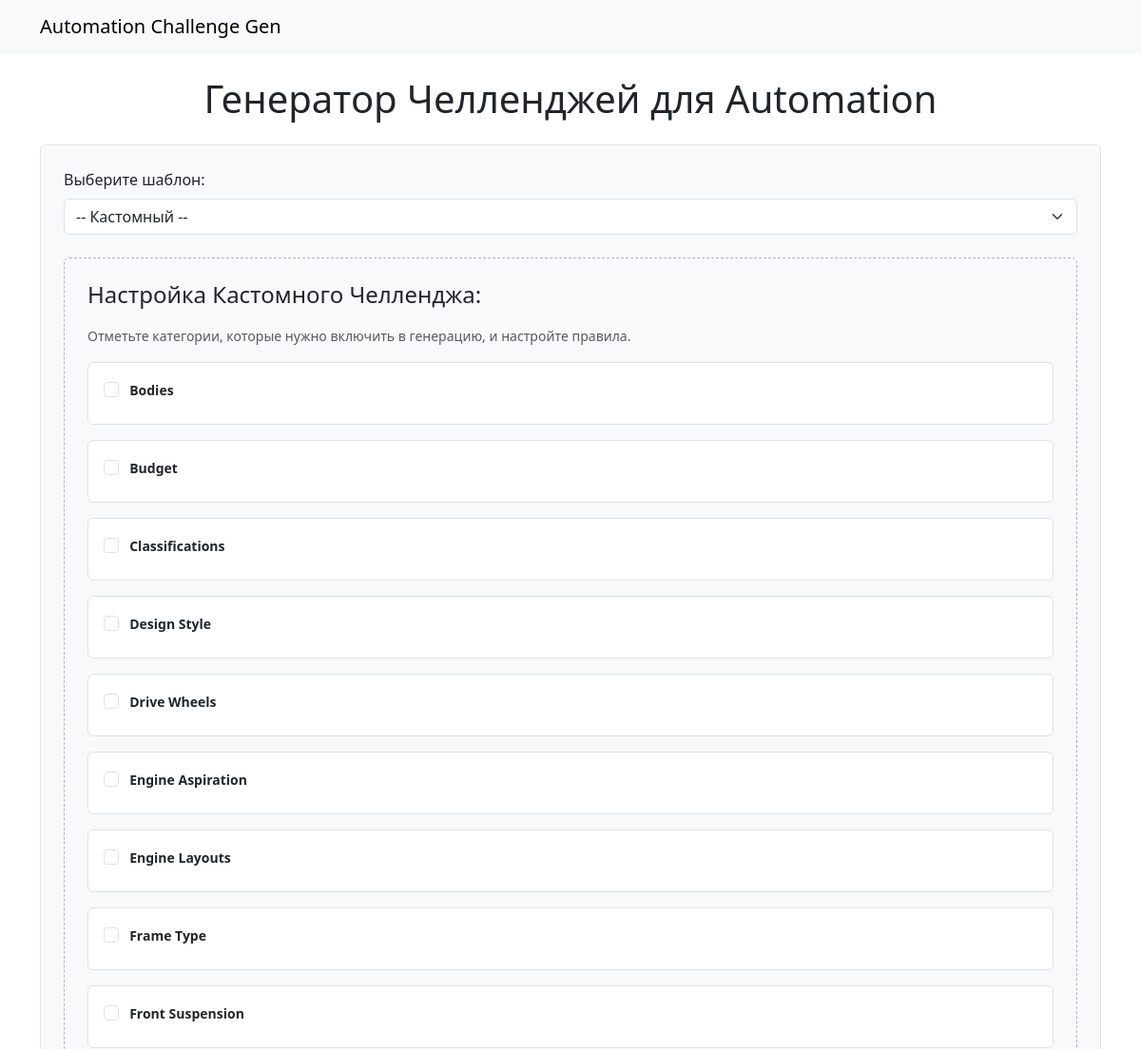
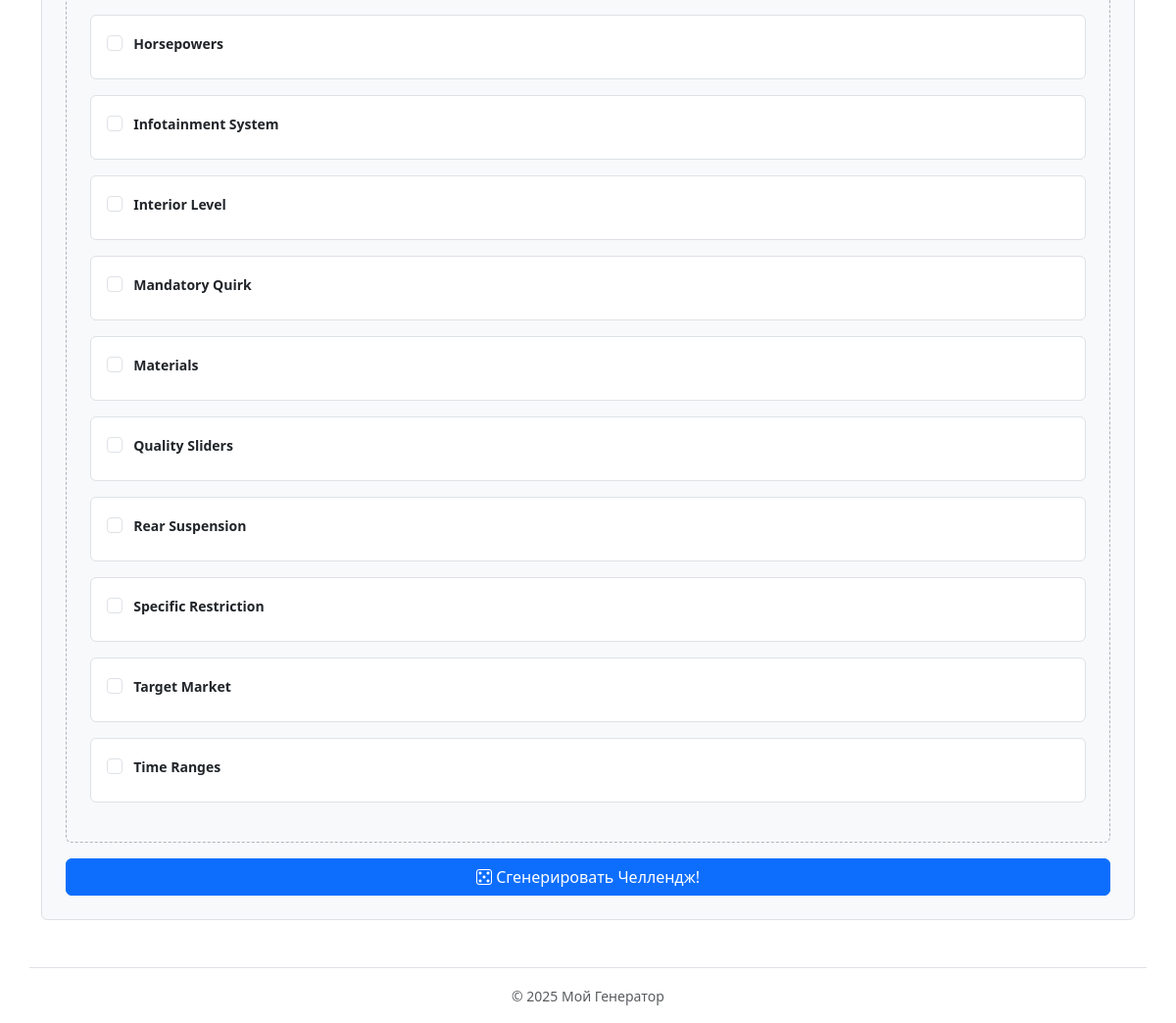
The page / on the database its author committed (2 pictures, top to bottom).
### app/models.py (models this page shows, shortened)
class Category(db.Model):
    id = db.Column(db.Integer, primary_key=True)
    name = db.Column(db.String(80), unique=True, nullable=False)
    values = db.relationship('Value', backref='category', lazy='joined', cascade="all, delete-orphan") # Изменили lazy='dynamic' на lazy='joined' (или просто убрать lazy, 'select' по умолчанию)
    description = db.Column(db.String(200))

### app/main/routes.py (the view)
@main.route('/')
def index():
    try:
        templates = Template.query.order_by(Template.name).all()
        all_categories = Category.query.options(db.joinedload(Category.values)).order_by(Category.name).all()
    except Exception as e:
        current_app.logger.error(f"Database error fetching data for index: {e}")
        templates = []
        all_categories = []
        flash('Ошибка загрузки данных из базы данных.', 'error')
    return render_template('index.html',
                           templates=templates,
                           all_categories=all_categories,
                           result=None,
                           selected_template_id=None,
                           form_data=MultiDict(),
                           now=datetime.utcnow) # Pass an empty MultiDict instead of {}

### app/templates/index.html (shortened to what this page needs)
{% extends "base.html" %}
{% from "_macros.html" import render_category_settings %}
{% block content %}
    <h1 class="mb-4 text-center">Генератор Челленджей для Automation</h1>
    <form action="{{ url_for('main.generate_challenge') }}" method="post" class="mb-4 p-4 border rounded bg-light">
        <div class="mb-3">
            <label for="template_select" class="form-label">Выберите шаблон:</label>
            <select name="template_id" id="template_select" class="form-select">
                <option value="custom" {% if selected_template_id == 'custom' %}selected{% endif %}>-- Кастомный --</option>
            </select>
        </div>
        <div id="custom_settings" style="display: none;">
             <h4>Настройка Кастомного Челленджа:</h4>
             <p class="text-muted"><small>Отметьте категории, которые нужно включить в генерацию, и настройте правила.</small></p>
             {% if all_categories %}
                {% for category in all_categories %}
                    {{ render_category_settings(category, form_data) }}
                {% endfor %}
             {% else %}
                <p class="text-muted">Нет доступных категорий для настройки.</p>
             {% endif %}
        </div>
        <button type="submit" class="btn btn-primary w-100 mt-3"> <i class="bi bi-dice-5"></i> Сгенерировать Челлендж!</button>
    </form>
{% endblock %}

### app/templates/base.html (shortened to what this page needs)
<!DOCTYPE html>
<html lang="ru" data-bs-theme="light">
<head>
    <link href="https://cdn.jsdelivr.net/npm/bootstrap@5.3.3/dist/css/bootstrap.min.css" rel="stylesheet">
    <link rel="stylesheet" href="https://cdn.jsdelivr.net/npm/bootstrap-icons@1.11.3/font/bootstrap-icons.min.css">
    <link rel="stylesheet" href="{{ url_for('static', filename='css/main.css') }}">
</head>
<body>
    <nav class="navbar navbar-expand-lg bg-body-tertiary mb-4">
      <div class="container">
        <a class="navbar-brand" href="{{ url_for('main.index') }}">Automation Challenge Gen</a>
      </div>
    </nav>
    <div class="container mt-4 mb-5">
        {% block content %}{% endblock %}
    </div>
    <footer class="container text-center text-muted mt-5 py-3 border-top">
        <small>© {{ now().year }} Мой Генератор</small>
    </footer>
</body>
</html>

### app/templates/_macros.html (shortened to what this page needs)
{% macro render_category_settings(category, form_data) %}
<div class="custom-category-block">
    <div class="form-check mb-2">
        <input class="form-check-input" type="checkbox" id="include_cat_{{ category.id }}" name="include_category" value="{{ category.name }}"
               {% if category.name in form_data.getlist('include_category') %}checked{% endif %}>
        <label class="form-check-label fw-bold" for="include_cat_{{ category.id }}">
            {{ category.name | replace('_', ' ') | title }}
        </label>
    </div>
</div>
{% endmacro %}

### app/static/css/main.css (style rules this page uses)
.custom-category-block .form-check-input { width: 1em; height: 1em; }
.custom-category-block .form-check-label { font-size: 0.875rem; margin-left: 0.2rem; }
#custom_settings { border: 1px dashed #adb5bd; padding: 1.5rem; margin-top: 1.5rem; border-radius: 0.375rem; background-color: #f8f9fa; }
#custom_settings h4 { margin-bottom: 1rem; }
.custom-category-block { padding: 1rem; border: 1px solid #dee2e6; border-radius: 0.375rem; margin-bottom: 1rem; background-color: #fff; }
.custom-category-block > .form-check { margin-bottom: 0.5rem; }

### rows shown on the page
Category: name "Bodies"
Category: name "Budget"
Category: name "Classifications"
Category: name "Design Style"
Category: name "Drive Wheels"
Category: name "Engine Aspiration"
Category: name "Engine Layouts"
Category: name "Frame Type"
Category: name "Front Suspension"
Category: name "Horsepowers"
Category: name "Infotainment System"
Category: name "Interior Level"
Category: name "Mandatory Quirk"
Category: name "Materials"
Category: name "Quality Sliders"
Category: name "Rear Suspension"
Category: name "Specific Restriction"
Category: name "Target Market"
Category: name "Time Ranges"
